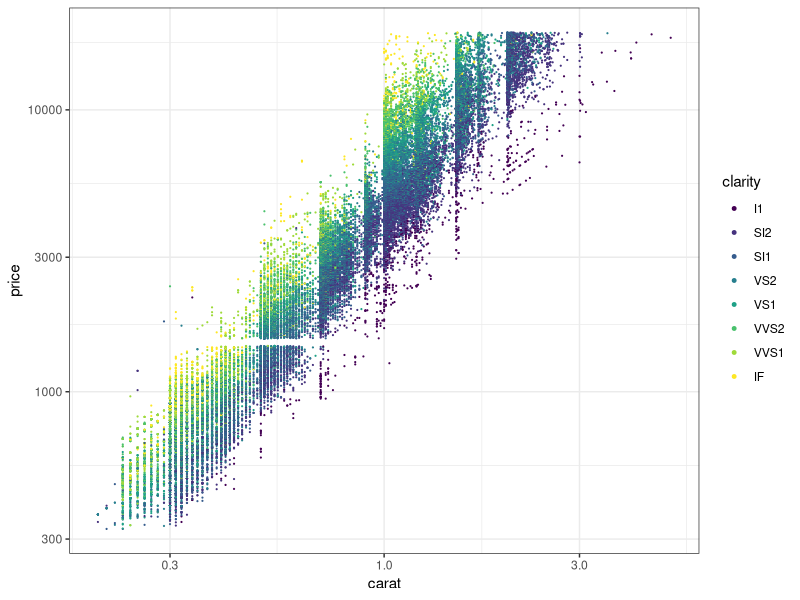

Generate this figure with R:
install.packages("ggplot2")
require(ggplot2)
str(diamonds)
ggplot(data = diamonds) + aes(x = carat, y = price, colour = clarity) + theme_bw() + scale_x_log10() + scale_y_log10() + geom_point(size = 0.1) + guides(colour = guide_legend(override.aes = list(size = 1)))